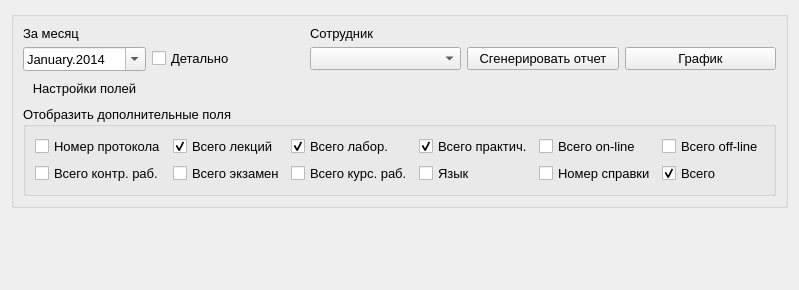
<?xml version="1.0" encoding="UTF-8"?>
<ui version="4.0">
 <class>OtchetSpravkiPochas</class>
 <widget class="QDialog" name="OtchetSpravkiPochas">
  <property name="geometry">
   <rect>
    <x>0</x>
    <y>0</y>
    <width>755</width>
    <height>290</height>
   </rect>
  </property>
  <property name="windowTitle">
   <string>Справка почасовой оплаты кафедры ПОКС</string>
  </property>
  <layout class="QGridLayout" name="gridLayout_4">
   <item row="1" column="0">
    <widget class="QWidget" name="widget" native="true">
     <layout class="QGridLayout" name="gridLayout_2">
      <item row="0" column="0">
       <layout class="QVBoxLayout" name="verticalLayout"/>
      </item>
     </layout>
    </widget>
   </item>
   <item row="0" column="0">
    <widget class="QGroupBox" name="groupBox_criteriaOption">
     <property name="sizePolicy">
      <sizepolicy hsizetype="Expanding" vsizetype="Fixed">
       <horstretch>0</horstretch>
       <verstretch>0</verstretch>
      </sizepolicy>
     </property>
     <property name="font">
      <font>
       <pointsize>10</pointsize>
      </font>
     </property>
     <property name="title">
      <string/>
     </property>
     <layout class="QGridLayout" name="gridLayout">
      <item row="3" column="0" colspan="5">
       <widget class="QGroupBox" name="groupBox_columns">
        <property name="sizePolicy">
         <sizepolicy hsizetype="Preferred" vsizetype="Fixed">
          <horstretch>0</horstretch>
          <verstretch>0</verstretch>
         </sizepolicy>
        </property>
        <property name="title">
         <string>Отобразить дополнительные поля</string>
        </property>
        <layout class="QGridLayout" name="gridLayout_3">
         <item row="0" column="2">
          <widget class="QCheckBox" name="checkBox3">
           <property name="text">
            <string>Всего лабор.</string>
           </property>
           <property name="checked">
            <bool>true</bool>
           </property>
          </widget>
         </item>
         <item row="0" column="3">
          <widget class="QCheckBox" name="checkBox4">
           <property name="text">
            <string>Всего практич.</string>
           </property>
           <property name="checked">
            <bool>true</bool>
           </property>
          </widget>
         </item>
         <item row="0" column="0">
          <widget class="QCheckBox" name="checkBox1">
           <property name="text">
            <string>Номер протокола</string>
           </property>
           <property name="checked">
            <bool>false</bool>
           </property>
          </widget>
         </item>
         <item row="0" column="1">
          <widget class="QCheckBox" name="checkBox2">
           <property name="text">
            <string>Всего лекций</string>
           </property>
           <property name="checked">
            <bool>true</bool>
           </property>
          </widget>
         </item>
         <item row="0" column="4">
          <widget class="QCheckBox" name="checkBox5">
           <property name="text">
            <string>Всего on-line</string>
           </property>
           <property name="checked">
            <bool>false</bool>
           </property>
          </widget>
         </item>
         <item row="0" column="5">
          <widget class="QCheckBox" name="checkBox6">
           <property name="text">
            <string>Всего off-line</string>
           </property>
          </widget>
         </item>
         <item row="1" column="0">
          <widget class="QCheckBox" name="checkBox7">
           <property name="text">
            <string>Всего контр. раб.</string>
           </property>
          </widget>
         </item>
         <item row="1" column="1">
          <widget class="QCheckBox" name="checkBox8">
           <property name="text">
            <string>Всего экзамен</string>
           </property>
          </widget>
         </item>
         <item row="1" column="2">
          <widget class="QCheckBox" name="checkBox9">
           <property name="text">
            <string>Всего курс. раб.</string>
           </property>
          </widget>
         </item>
         <item row="1" column="3">
          <widget class="QCheckBox" name="checkBox10">
           <property name="text">
            <string>Язык</string>
           </property>
          </widget>
         </item>
         <item row="1" column="4">
          <widget class="QCheckBox" name="checkBox11">
           <property name="text">
            <string>Номер справки</string>
           </property>
          </widget>
         </item>
         <item row="1" column="5">
          <widget class="QCheckBox" name="checkBox12">
           <property name="text">
            <string>Всего</string>
           </property>
           <property name="checked">
            <bool>true</bool>
           </property>
          </widget>
         </item>
        </layout>
       </widget>
      </item>
      <item row="0" column="0">
       <widget class="QLabel" name="label_9">
        <property name="sizePolicy">
         <sizepolicy hsizetype="Fixed" vsizetype="Fixed">
          <horstretch>0</horstretch>
          <verstretch>0</verstretch>
         </sizepolicy>
        </property>
        <property name="font">
         <font>
          <pointsize>10</pointsize>
         </font>
        </property>
        <property name="text">
         <string>За месяц</string>
        </property>
       </widget>
      </item>
      <item row="1" column="0">
       <widget class="QDateEdit" name="dateEdit_startReport">
        <property name="sizePolicy">
         <sizepolicy hsizetype="Fixed" vsizetype="Fixed">
          <horstretch>0</horstretch>
          <verstretch>0</verstretch>
         </sizepolicy>
        </property>
        <property name="minimumSize">
         <size>
          <width>101</width>
          <height>0</height>
         </size>
        </property>
        <property name="maximumSize">
         <size>
          <width>150</width>
          <height>16777215</height>
         </size>
        </property>
        <property name="font">
         <font>
          <pointsize>10</pointsize>
         </font>
        </property>
        <property name="maximumDate">
         <date>
          <year>7999</year>
          <month>12</month>
          <day>1</day>
         </date>
        </property>
        <property name="minimumDate">
         <date>
          <year>1753</year>
          <month>9</month>
          <day>1</day>
         </date>
        </property>
        <property name="maximumTime">
         <time>
          <hour>23</hour>
          <minute>59</minute>
          <second>59</second>
         </time>
        </property>
        <property name="currentSection">
         <enum>QDateTimeEdit::MonthSection</enum>
        </property>
        <property name="displayFormat">
         <string>MMMM.yyyy</string>
        </property>
        <property name="calendarPopup">
         <bool>true</bool>
        </property>
        <property name="currentSectionIndex">
         <number>0</number>
        </property>
        <property name="date">
         <date>
          <year>2014</year>
          <month>1</month>
          <day>1</day>
         </date>
        </property>
       </widget>
      </item>
      <item row="1" column="2">
       <widget class="QComboBox" name="comboBox_sotr"/>
      </item>
      <item row="2" column="0">
       <widget class="QPushButton" name="pushButton_set">
        <property name="text">
         <string>Настройки полей</string>
        </property>
        <property name="icon">
         <iconset resource="../resourses.qrc">
          <normaloff>:/img/img/1downarrow.png</normaloff>:/img/img/1downarrow.png</iconset>
        </property>
        <property name="flat">
         <bool>true</bool>
        </property>
       </widget>
      </item>
      <item row="1" column="3">
       <widget class="QPushButton" name="pushButton_showReport">
        <property name="font">
         <font>
          <pointsize>10</pointsize>
         </font>
        </property>
        <property name="text">
         <string>Сгенерировать отчет</string>
        </property>
        <property name="icon">
         <iconset resource="../resourses.qrc">
          <normaloff>:/img/img/generate.png</normaloff>:/img/img/generate.png</iconset>
        </property>
       </widget>
      </item>
      <item row="0" column="2">
       <widget class="QLabel" name="label_2">
        <property name="text">
         <string>Сотрудник</string>
        </property>
       </widget>
      </item>
      <item row="1" column="4">
       <widget class="QPushButton" name="pushButton">
        <property name="font">
         <font>
          <pointsize>10</pointsize>
         </font>
        </property>
        <property name="text">
         <string>График</string>
        </property>
        <property name="icon">
         <iconset resource="../resourses.qrc">
          <normaloff>:/img/img/chart.png</normaloff>:/img/img/chart.png</iconset>
        </property>
       </widget>
      </item>
      <item row="1" column="1">
       <widget class="QCheckBox" name="checkBox_detalno">
        <property name="text">
         <string>Детально </string>
        </property>
       </widget>
      </item>
     </layout>
    </widget>
   </item>
  </layout>
 </widget>
 <resources>
  <include location="../resourses.qrc"/>
 </resources>
 <connections/>
</ui>
